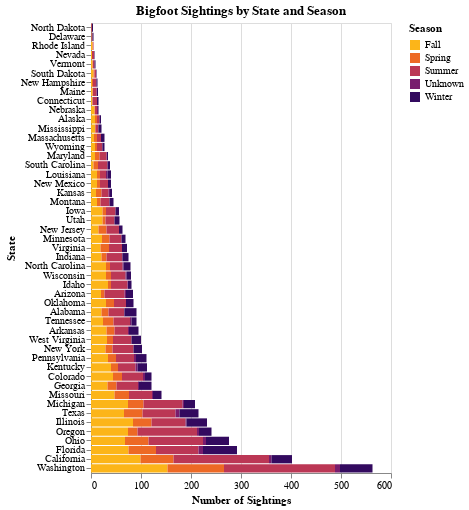

This figure's notebook cell:
### Markdown cell above
##### Creating Visualization

### Code cell
######### Aggregating sightings by state and season #########
state_season_sightings = bigfoot_df.groupby(['state', 'season']).size().reset_index(name='sightings')

######### Creating altair bar chart #########
bigfoot_bar_chart = alt.Chart(state_season_sightings).mark_bar().encode(
    x=alt.X('sightings:Q', title='Number of Sightings'),
    y=alt.Y('state:N', sort='x', title='State'),
    color=alt.Color('season:N', title='Season', scale=alt.Scale(scheme='inferno', reverse=True)),
    tooltip=[
        alt.Tooltip('state:N', title='State'),
        alt.Tooltip('season:N', title='Season'),
        alt.Tooltip('sightings:Q', title='Sightings')
]
).properties(
    title='Bigfoot Sightings by State and Season',
    width='container',
    height = 450
)

bigfoot_bar_chart

### Figure 1 — Vega-Lite specification as saved in the notebook (floating-point values rounded to 4 significant figures; data arrays with more than 128 entries replaced by an {"elided": "..."} marker saying what was removed)
{"config": {"view": {"continuousWidth": 300, "continuousHeight": 300}}, "data": {"name": "data-10779d29eb9d74f2ef06d0989241e391"}, "mark": {"type": "bar"}, "encoding": {"color": {"field": "season", "scale": {"reverse": true, "scheme": "inferno"}, "title": "Season", "type": "nominal"}, "tooltip": [{"field": "state", "title": "State", "type": "nominal"}, {"field": "season", "title": "Season", "type": "nominal"}, {"field": "sightings", "title": "Sightings", "type": "quantitative"}], "x": {"field": "sightings", "title": "Number of Sightings", "type": "quantitative"}, "y": {"field": "state", "sort": "x", "title": "State", "type": "nominal"}}, "height": 450, "title": "Bigfoot Sightings by State and Season", "width": "container", "$schema": "https://vega.github.io/schema/vega-lite/v5.20.1.json", "datasets": {"data-10779d29eb9d74f2ef06d0989241e391": {"elided": "220 records"}}}
